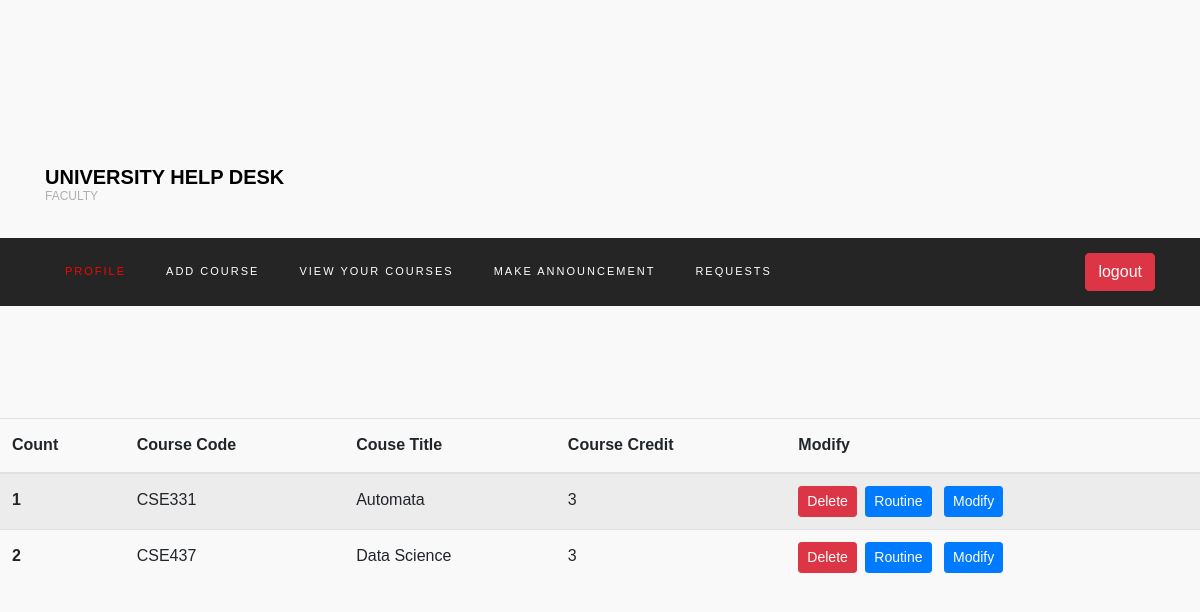
The app's page /faculty-see-courses (signed in) with its own data.
### login/models.py (models this page shows, shortened)
class Course(models.Model):
    course_faculty = models.ForeignKey(
        Faculty, on_delete=models.CASCADE, null=True, blank=True)
    course_id = models.CharField(max_length=10, null=True, blank=True)
    course_name = models.CharField(max_length=100, unique=True)
    course_description = models.TextField(
        max_length=200, blank=True, null=True)
    course_credit = models.IntegerField()
    course_department = models.CharField(max_length=100, blank=True, null=True)
    course_fee = models.IntegerField(default=19600)
    start_time = models.TimeField(null=True, blank=True)
    end_time = models.TimeField(null=True, blank=True)

### login/views.py (the view)
# urls.py: path('faculty-see-courses', views.see_course_list, name='faculty_see_courses'),
def see_course_list(request):
    faculty = Faculty.objects.get(user=request.user)
    couses = Course.objects.filter(course_faculty=faculty)
    return render(request, "faculty_course_list.html", {'courses': couses})

### templates/faculty_course_list.html
{%extends 'faculty_base.html' %}
{%block main-content%}
<section>
    <table class="table table-striped">
        <thead>
          <tr>
            <th scope="col">Count</th>
            <th scope="col">Course Code</th>
            <th scope="col">Couse Title</th>
            <th scope="col">Course Credit</th>
            <th scope="col">Modify</th>
          </tr>
        </thead>
        <tbody>
            {%for course in courses%}
          <tr>
            <th scope="row">{{forloop.counter}}</th>
            <td>{{course.course_id}}</td>
            <td>{{course.course_name}}</td>
            <td>{{course.course_credit}}</td>
            <td>
              <a href="{% url 'faculty_delete_course' course.id %}" class="btn btn-sm btn-danger">Delete</a>
              <a href="{% url 'make_routine' course.id %}" class="btn mx-1 btn-sm btn-primary">Routine</a>
              <a href="{% url 'modify_course' course.id %}" class="btn mx-1 btn-sm btn-primary">Modify</a>
            </td>
          </tr>
        {%endfor%}
        </tbody>
      </table>
</section>
{%endblock main-content%}

### static/profile/style.css (style rules this page uses)
body { background-color: #f9f9fa }

### records on screen
Course: course_id "CSE331", course_name "Automata", course_credit "3"
Course: course_id "CSE437", course_name "Data Science", course_credit "3"
